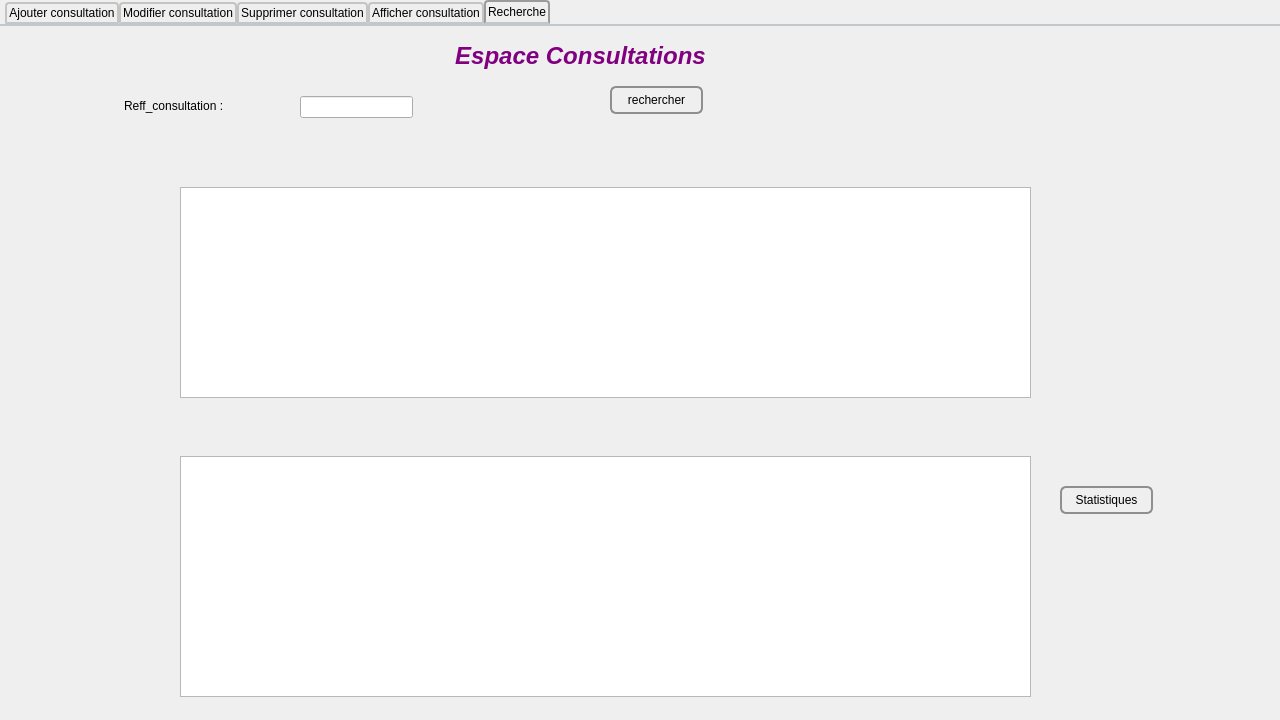
<?xml version="1.0" encoding="UTF-8"?>
<ui version="4.0">
 <class>Consultations</class>
 <widget class="QDialog" name="Consultations">
  <property name="geometry">
   <rect>
    <x>0</x>
    <y>0</y>
    <width>1280</width>
    <height>720</height>
   </rect>
  </property>
  <property name="minimumSize">
   <size>
    <width>1280</width>
    <height>720</height>
   </size>
  </property>
  <property name="maximumSize">
   <size>
    <width>1280</width>
    <height>720</height>
   </size>
  </property>
  <property name="baseSize">
   <size>
    <width>1280</width>
    <height>720</height>
   </size>
  </property>
  <property name="windowTitle">
   <string>MED++</string>
  </property>
  <widget class="QTabWidget" name="tabWidget">
   <property name="geometry">
    <rect>
     <x>0</x>
     <y>0</y>
     <width>1281</width>
     <height>721</height>
    </rect>
   </property>
   <property name="maximumSize">
    <size>
     <width>16777215</width>
     <height>16777215</height>
    </size>
   </property>
   <property name="styleSheet">
    <string notr="true">QTabWidget::pane { /* The tab widget frame */
    border-top: 2px solid #C2C7CB;
}

QTabWidget::tab-bar {
    left: 5px; /* move to the right by 5px */
}

/* Style the tab using the tab sub-control. Note that
    it reads QTabBar _not_ QTabWidget */
QTabBar::tab {
    background: qlineargradient(x1: 0, y1: 0, x2: 0, y2: 1,
                                stop: 0 #E1E1E1, stop: 0.4 #DDDDDD,
                                stop: 0.5 #D8D8D8, stop: 1.0 #D3D3D3);
    border: 2px solid #C4C4C3;
    border-bottom-color: #C2C7CB; /* same as the pane color */
    border-top-left-radius: 4px;
    border-top-right-radius: 4px;
    min-width: 8ex;
    padding: 2px;
}

QTabBar::tab:selected, QTabBar::tab:hover {
    background: qlineargradient(x1: 0, y1: 0, x2: 0, y2: 1,
                                stop: 0 #fafafa, stop: 0.4 #f4f4f4,
                                stop: 0.5 #e7e7e7, stop: 1.0 #fafafa);
}

QTabBar::tab:selected {
    border-color: #9B9B9B;
    border-bottom-color: #C2C7CB; /* same as pane color */
}

QTabBar::tab:!selected {
    margin-top: 2px; /* make non-selected tabs look smaller */
}</string>
   </property>
   <property name="currentIndex">
    <number>4</number>
   </property>
   <widget class="QWidget" name="tab">
    <attribute name="title">
     <string>Ajouter consultation</string>
    </attribute>
    <widget class="QWidget" name="widget" native="true">
     <property name="geometry">
      <rect>
       <x>0</x>
       <y>0</y>
       <width>1281</width>
       <height>701</height>
      </rect>
     </property>
     <property name="styleSheet">
      <string notr="true">QWidget#widget
{
	background-image: url(:/Ajouter Consultation.png);
}</string>
     </property>
     <widget class="QLineEdit" name="line_reff">
      <property name="geometry">
       <rect>
        <x>150</x>
        <y>229</y>
        <width>171</width>
        <height>21</height>
       </rect>
      </property>
      <property name="styleSheet">
       <string notr="true">QLineEdit:read-only {
background: lightblue;
}</string>
      </property>
     </widget>
     <widget class="QLineEdit" name="line_pat">
      <property name="geometry">
       <rect>
        <x>150</x>
        <y>290</y>
        <width>171</width>
        <height>21</height>
       </rect>
      </property>
     </widget>
     <widget class="QLineEdit" name="line_sym">
      <property name="geometry">
       <rect>
        <x>490</x>
        <y>290</y>
        <width>231</width>
        <height>21</height>
       </rect>
      </property>
      <property name="styleSheet">
       <string notr="true">QLineEdit:read-only {
background: lightblue;
}</string>
      </property>
     </widget>
     <widget class="QLineEdit" name="line_exa">
      <property name="geometry">
       <rect>
        <x>250</x>
        <y>340</y>
        <width>471</width>
        <height>31</height>
       </rect>
      </property>
      <property name="styleSheet">
       <string notr="true">QLineEdit:read-only {
background: lightblue;
}</string>
      </property>
      <property name="alignment">
       <set>Qt::AlignLeading|Qt::AlignLeft|Qt::AlignTop</set>
      </property>
     </widget>
     <widget class="QLineEdit" name="line_res">
      <property name="geometry">
       <rect>
        <x>360</x>
        <y>490</y>
        <width>361</width>
        <height>41</height>
       </rect>
      </property>
      <property name="styleSheet">
       <string notr="true">QLineEdit:read-only {
background: lightblue;
}</string>
      </property>
      <property name="alignment">
       <set>Qt::AlignLeading|Qt::AlignLeft|Qt::AlignTop</set>
      </property>
     </widget>
     <widget class="QLineEdit" name="line_dia">
      <property name="geometry">
       <rect>
        <x>180</x>
        <y>630</y>
        <width>281</width>
        <height>31</height>
       </rect>
      </property>
      <property name="styleSheet">
       <string notr="true">QLineEdit:read-only {
background: lightblue;
}</string>
      </property>
     </widget>
     <widget class="QWidget" name="widget_5" native="true">
      <property name="geometry">
       <rect>
        <x>1150</x>
        <y>80</y>
        <width>120</width>
        <height>41</height>
       </rect>
      </property>
      <widget class="QPushButton" name="pushButton">
       <property name="geometry">
        <rect>
         <x>0</x>
         <y>0</y>
         <width>121</width>
         <height>41</height>
        </rect>
       </property>
       <property name="styleSheet">
        <string notr="true">QPushButton{
border-style:solid;

background-color:#AARRGGBB ;
color:#fff;
border-radius:7px;
}

</string>
       </property>
       <property name="text">
        <string/>
       </property>
      </widget>
     </widget>
     <widget class="QWidget" name="widget_6" native="true">
      <property name="geometry">
       <rect>
        <x>1140</x>
        <y>410</y>
        <width>120</width>
        <height>41</height>
       </rect>
      </property>
      <widget class="QPushButton" name="pushButton_2">
       <property name="geometry">
        <rect>
         <x>0</x>
         <y>0</y>
         <width>121</width>
         <height>41</height>
        </rect>
       </property>
       <property name="styleSheet">
        <string notr="true">QPushButton{
border-style:solid;

background-color:#AARRGGBB ;
color:#fff;
border-radius:7px;
}


QPushButton:pressed {
    background-color: qlineargradient(x1: 0, y1: 0, x2: 0, y2: 1,
                                      stop: 0 #dadbde, stop: 1 #f6f7fa);
}

</string>
       </property>
       <property name="text">
        <string/>
       </property>
       <property name="icon">
        <iconset resource="reosurces.qrc">
         <normaloff>:/icon.png</normaloff>:/icon.png</iconset>
       </property>
      </widget>
     </widget>
     <widget class="QDateEdit" name="dateEdit">
      <property name="geometry">
       <rect>
        <x>560</x>
        <y>230</y>
        <width>111</width>
        <height>22</height>
       </rect>
      </property>
      <property name="styleSheet">
       <string notr="true">
QDateEdit::drop-down {
	subcontrol-origin: padding;
	subcontrol-position: top right;
	width: 15px;
 
	border-left-width: 1px;
	border-left-color: darkgray;
	border-left-style: solid;
	border-top-right-radius: 3px;
	border-bottom-right-radius: 3px;
}
QDateEdit {
	border: 2px solid lightgray;
	border-radius: 5px;
}


</string>
      </property>
     </widget>
     <widget class="QTextEdit" name="textEdit1">
      <property name="geometry">
       <rect>
        <x>850</x>
        <y>430</y>
        <width>251</width>
        <height>241</height>
       </rect>
      </property>
      <property name="styleSheet">
       <string notr="true">border-width:2px;
border-style:solid;
border-color:darkblue;</string>
      </property>
     </widget>
     <widget class="QPushButton" name="pushButton_9">
      <property name="geometry">
       <rect>
        <x>1120</x>
        <y>580</y>
        <width>93</width>
        <height>28</height>
       </rect>
      </property>
      <property name="styleSheet">
       <string notr="true">QPushButton {
    border: 2px solid #8f8f91;
    border-radius: 6px;
    background-color: qlineargradient(x1: 0, y1: 0, x2: 0, y2: 1,
                                      stop: 0 #f6f7fa, stop: 1 #dadbde);
    min-width: 80px;
}
QPushButton:pressed {
    background-color: qlineargradient(x1: 0, y1: 0, x2: 0, y2: 1,
                                      stop: 0 #dadbde, stop: 1 #f6f7fa);
}

QPushButton:flat {
    border: none; /* no border for a flat push button */
}

QPushButton:default {
    border-color: navy; /* make the default button prominent */
}
QPushButton:open { /* when the button has its menu open */
    background-color: qlineargradient(x1: 0, y1: 0, x2: 0, y2: 1,
                                      stop: 0 #dadbde, stop: 1 #f6f7fa);
}

QPushButton::menu-indicator {
    image: url(menu_indicator.png);
    subcontrol-origin: padding;
    subcontrol-position: bottom right;
}

QPushButton::menu-indicator:pressed, QPushButton::menu-indicator:open {
    position: relative;
    top: 2px; left: 2px; /* shift the arrow by 2 px */
}</string>
      </property>
      <property name="text">
       <string>Imprimer</string>
      </property>
     </widget>
     <widget class="QComboBox" name="comboBox_2">
      <property name="geometry">
       <rect>
        <x>150</x>
        <y>290</y>
        <width>171</width>
        <height>22</height>
       </rect>
      </property>
      <property name="styleSheet">
       <string notr="true">border-width:2px;
border-style:solid;
border-color:darkblue;

border-radius: 3px;
padding: 1px 18px 1px 3px;
min-width: 6em;

background: qlineargradient(x1: 0, y1: 0, x2: 0, y2: 1,
                       stop: 0 #D3D3D3, stop: 0.4 #D8D8D8,
                       stop: 0.5 #DDDDDD, stop: 1.0 #E1E1E1);


padding-top: 3px;
padding-left: 4px;

subcontrol-origin: padding;
subcontrol-position: top right;
width: 15px;

border-left-width: 1px;
border-left-color: darkgray;
border-left-style: solid; 
border-top-right-radius: 3px; 
border-bottom-right-radius: 3px;

top: 1px;
left: 1px;

border: 2px solid darkgray;
selection-background-color: lightgray;</string>
      </property>
     </widget>
     <widget class="QPushButton" name="pushButton_10">
      <property name="geometry">
       <rect>
        <x>1120</x>
        <y>540</y>
        <width>93</width>
        <height>28</height>
       </rect>
      </property>
      <property name="styleSheet">
       <string notr="true">QPushButton {
    border: 2px solid #8f8f91;
    border-radius: 6px;
    background-color: qlineargradient(x1: 0, y1: 0, x2: 0, y2: 1,
                                      stop: 0 #f6f7fa, stop: 1 #dadbde);
    min-width: 80px;
}
QPushButton:pressed {
    background-color: qlineargradient(x1: 0, y1: 0, x2: 0, y2: 1,
                                      stop: 0 #dadbde, stop: 1 #f6f7fa);
}

QPushButton:flat {
    border: none; /* no border for a flat push button */
}

QPushButton:default {
    border-color: navy; /* make the default button prominent */
}
QPushButton:open { /* when the button has its menu open */
    background-color: qlineargradient(x1: 0, y1: 0, x2: 0, y2: 1,
                                      stop: 0 #dadbde, stop: 1 #f6f7fa);
}

QPushButton::menu-indicator {
    image: url(menu_indicator.png);
    subcontrol-origin: padding;
    subcontrol-position: bottom right;
}

QPushButton::menu-indicator:pressed, QPushButton::menu-indicator:open {
    position: relative;
    top: 2px; left: 2px; /* shift the arrow by 2 px */
}</string>
      </property>
      <property name="text">
       <string>sauvegarder</string>
      </property>
     </widget>
     <widget class="QLabel" name="label_4">
      <property name="geometry">
       <rect>
        <x>930</x>
        <y>390</y>
        <width>91</width>
        <height>20</height>
       </rect>
      </property>
      <property name="text">
       <string>&lt;html&gt;&lt;head/&gt;&lt;body&gt;&lt;p align=&quot;center&quot;&gt;&lt;span style=&quot; font-size:12pt; font-weight:600; color:#55aa00;&quot;&gt;NOTE:&lt;/span&gt;&lt;/p&gt;&lt;/body&gt;&lt;/html&gt;</string>
      </property>
     </widget>
     <widget class="QLabel" name="label_3">
      <property name="geometry">
       <rect>
        <x>340</x>
        <y>0</y>
        <width>341</width>
        <height>41</height>
       </rect>
      </property>
      <property name="text">
       <string>&lt;html&gt;&lt;head/&gt;&lt;body&gt;&lt;p align=&quot;center&quot;&gt;&lt;span style=&quot; font-size:xx-large; font-weight:600; font-style:italic; color:#800080;&quot;&gt;Espace Consultations&lt;/span&gt;&lt;/p&gt;&lt;/body&gt;&lt;/html&gt;</string>
      </property>
     </widget>
    </widget>
   </widget>
   <widget class="QWidget" name="tab_2">
    <attribute name="title">
     <string>Modifier consultation</string>
    </attribute>
    <widget class="QWidget" name="widget_2" native="true">
     <property name="geometry">
      <rect>
       <x>0</x>
       <y>0</y>
       <width>1281</width>
       <height>701</height>
      </rect>
     </property>
     <property name="styleSheet">
      <string notr="true">QWidget#widget_2
{
	background-image: url(:/ModifierConsultation.png);
}</string>
     </property>
     <widget class="QLineEdit" name="idd">
      <property name="geometry">
       <rect>
        <x>150</x>
        <y>280</y>
        <width>171</width>
        <height>31</height>
       </rect>
      </property>
      <property name="styleSheet">
       <string notr="true">QLineEdit:read-only {
background: lightblue;
}

</string>
      </property>
     </widget>
     <widget class="QLineEdit" name="res_exam">
      <property name="geometry">
       <rect>
        <x>360</x>
        <y>490</y>
        <width>361</width>
        <height>61</height>
       </rect>
      </property>
      <property name="styleSheet">
       <string notr="true">QLineEdit:read-only {
background: lightblue;
}</string>
      </property>
      <property name="alignment">
       <set>Qt::AlignLeading|Qt::AlignLeft|Qt::AlignTop</set>
      </property>
     </widget>
     <widget class="QLineEdit" name="symp">
      <property name="geometry">
       <rect>
        <x>490</x>
        <y>280</y>
        <width>231</width>
        <height>31</height>
       </rect>
      </property>
      <property name="styleSheet">
       <string notr="true">QLineEdit:read-only {
background: lightblue;
}</string>
      </property>
     </widget>
     <widget class="QLineEdit" name="diag">
      <property name="geometry">
       <rect>
        <x>180</x>
        <y>630</y>
        <width>241</width>
        <height>31</height>
       </rect>
      </property>
      <property name="styleSheet">
       <string notr="true">QLineEdit:read-only {
background: lightblue;
}</string>
      </property>
     </widget>
     <widget class="QLineEdit" name="reff_const">
      <property name="geometry">
       <rect>
        <x>150</x>
        <y>229</y>
        <width>171</width>
        <height>21</height>
       </rect>
      </property>
     </widget>
     <widget class="QLineEdit" name="exam">
      <property name="geometry">
       <rect>
        <x>230</x>
        <y>340</y>
        <width>361</width>
        <height>41</height>
       </rect>
      </property>
      <property name="styleSheet">
       <string notr="true">QLineEdit:read-only {
background: lightblue;
}</string>
      </property>
      <property name="alignment">
       <set>Qt::AlignLeading|Qt::AlignLeft|Qt::AlignTop</set>
      </property>
     </widget>
     <widget class="QPushButton" name="pushButton_3">
      <property name="geometry">
       <rect>
        <x>1160</x>
        <y>80</y>
        <width>111</width>
        <height>41</height>
       </rect>
      </property>
      <property name="styleSheet">
       <string notr="true">QPushButton{
border-style:solid;

background-color:#AARRGGBB ;
color:#fff;
border-radius:7px;
}

</string>
      </property>
      <property name="text">
       <string/>
      </property>
     </widget>
     <widget class="QPushButton" name="pushButton_4">
      <property name="geometry">
       <rect>
        <x>1140</x>
        <y>410</y>
        <width>121</width>
        <height>41</height>
       </rect>
      </property>
      <property name="styleSheet">
       <string notr="true">QPushButton{
border-style:solid;

background-color:#AARRGGBB ;
color:#fff;
border-radius:7px;
}

</string>
      </property>
      <property name="text">
       <string/>
      </property>
     </widget>
     <widget class="QDateEdit" name="dateEdit_2">
      <property name="geometry">
       <rect>
        <x>569</x>
        <y>230</y>
        <width>151</width>
        <height>31</height>
       </rect>
      </property>
      <property name="styleSheet">
       <string notr="true">
QDateEdit::drop-down {
	subcontrol-origin: padding;
	subcontrol-position: top right;
	width: 15px;
 
	border-left-width: 1px;
	border-left-color: darkgray;
	border-left-style: solid;
	border-top-right-radius: 3px;
	border-bottom-right-radius: 3px;
}
QDateEdit {
	border: 2px solid lightgray;
	border-radius: 5px;
}


</string>
      </property>
     </widget>
     <widget class="QComboBox" name="comboBox_3">
      <property name="geometry">
       <rect>
        <x>150</x>
        <y>230</y>
        <width>171</width>
        <height>22</height>
       </rect>
      </property>
      <property name="styleSheet">
       <string notr="true">border-width:2px;
border-style:solid;
border-color:darkblue;

border-radius: 3px;
padding: 1px 18px 1px 3px;
min-width: 6em;

background: qlineargradient(x1: 0, y1: 0, x2: 0, y2: 1,
                       stop: 0 #D3D3D3, stop: 0.4 #D8D8D8,
                       stop: 0.5 #DDDDDD, stop: 1.0 #E1E1E1);


padding-top: 3px;
padding-left: 4px;

subcontrol-origin: padding;
subcontrol-position: top right;
width: 15px;

border-left-width: 1px;
border-left-color: darkgray;
border-left-style: solid; 
border-top-right-radius: 3px; 
border-bottom-right-radius: 3px;

top: 1px;
left: 1px;

border: 2px solid darkgray;
selection-background-color: lightgray;

</string>
      </property>
     </widget>
     <widget class="QLabel" name="lc1">
      <property name="geometry">
       <rect>
        <x>350</x>
        <y>0</y>
        <width>291</width>
        <height>41</height>
       </rect>
      </property>
      <property name="text">
       <string>&lt;html&gt;&lt;head/&gt;&lt;body&gt;&lt;p&gt;&lt;span style=&quot; font-size:xx-large; font-weight:600; font-style:italic; color:#800080;&quot;&gt;Espace Consultations&lt;/span&gt;&lt;/p&gt;&lt;/body&gt;&lt;/html&gt;</string>
      </property>
     </widget>
    </widget>
   </widget>
   <widget class="QWidget" name="tab_3">
    <attribute name="title">
     <string>Supprimer consultation</string>
    </attribute>
    <widget class="QWidget" name="widget_3" native="true">
     <property name="geometry">
      <rect>
       <x>0</x>
       <y>0</y>
       <width>1281</width>
       <height>691</height>
      </rect>
     </property>
     <property name="styleSheet">
      <string notr="true">QWidget#widget_3
{
	background-image: url(:/SuppConst.png);
}</string>
     </property>
     <widget class="QLineEdit" name="reff">
      <property name="geometry">
       <rect>
        <x>340</x>
        <y>350</y>
        <width>251</width>
        <height>31</height>
       </rect>
      </property>
      <property name="styleSheet">
       <string notr="true">QLineEdit:read-only {
background: lightblue;
}</string>
      </property>
      <property name="clearButtonEnabled">
       <bool>true</bool>
      </property>
     </widget>
     <widget class="QPushButton" name="pushButton_5">
      <property name="geometry">
       <rect>
        <x>1150</x>
        <y>80</y>
        <width>111</width>
        <height>41</height>
       </rect>
      </property>
      <property name="styleSheet">
       <string notr="true">QPushButton{
border-style:solid;

background-color:#AARRGGBB ;
color:#fff;
border-radius:7px;
}

</string>
      </property>
      <property name="text">
       <string/>
      </property>
     </widget>
     <widget class="QPushButton" name="pushButton_6">
      <property name="geometry">
       <rect>
        <x>1120</x>
        <y>640</y>
        <width>121</width>
        <height>41</height>
       </rect>
      </property>
      <property name="styleSheet">
       <string notr="true">QPushButton{
border-style:solid;

background-color:#AARRGGBB ;
color:#fff;
border-radius:7px;
}

</string>
      </property>
      <property name="text">
       <string/>
      </property>
     </widget>
     <widget class="QLabel" name="lc_2">
      <property name="geometry">
       <rect>
        <x>300</x>
        <y>0</y>
        <width>291</width>
        <height>41</height>
       </rect>
      </property>
      <property name="text">
       <string>&lt;html&gt;&lt;head/&gt;&lt;body&gt;&lt;p&gt;&lt;span style=&quot; font-size:xx-large; font-weight:600; font-style:italic; color:#800080;&quot;&gt;Espace Consultations&lt;/span&gt;&lt;/p&gt;&lt;/body&gt;&lt;/html&gt;</string>
      </property>
     </widget>
    </widget>
   </widget>
   <widget class="QWidget" name="tab_4">
    <attribute name="title">
     <string>Afficher consultation</string>
    </attribute>
    <widget class="QWidget" name="widget_4" native="true">
     <property name="geometry">
      <rect>
       <x>-20</x>
       <y>0</y>
       <width>1281</width>
       <height>691</height>
      </rect>
     </property>
     <property name="styleSheet">
      <string notr="true">QWidget#widget_4 
{
	background-image: url(:/AfficherCnst.png);
}</string>
     </property>
     <widget class="QTableView" name="TabConsultation">
      <property name="geometry">
       <rect>
        <x>90</x>
        <y>240</y>
        <width>981</width>
        <height>291</height>
       </rect>
      </property>
      <property name="styleSheet">
       <string notr="true">QTableView QTableCornerButton::section {
    background: red;
    border: 2px outset red;
}
QTableView {
    selection-background-color: qlineargradient(x1: 0, y1: 0, x2: 0.5, y2: 0.5,
                                stop: 0 #FF92BB, stop: 1 gray);
}
 QScrollBar:vertical {
     border: 2px solid grey;
     background: #32CC99;
     width: 15px;
     margin: 22px 0 22px 0;
 }
 QScrollBar::handle:vertical {
     background: white;
     min-height: 20px;
 }
 QScrollBar::add-line:vertical {
     border: 2px solid grey;
     background: #32CC99;
     height: 20px;
     subcontrol-position: bottom;
     subcontrol-origin: margin;
 }

 QScrollBar::sub-line:vertical {
     border: 2px solid grey;
     background: #32CC99;
     height: 20px;
     subcontrol-position: top;
     subcontrol-origin: margin;
 }
 QScrollBar::up-arrow:vertical, QScrollBar::down-arrow:vertical {
     border: 2px solid grey;
     width: 3px;
     height: 3px;
     background: white;
 }

 QScrollBar::add-page:vertical, QScrollBar::sub-page:vertical {
     background: none;
 }

</string>
      </property>
     </widget>
     <widget class="QPushButton" name="pushButton_7">
      <property name="geometry">
       <rect>
        <x>1150</x>
        <y>80</y>
        <width>111</width>
        <height>41</height>
       </rect>
      </property>
      <property name="styleSheet">
       <string notr="true">QPushButton{
border-style:solid;

background-color:#AARRGGBB ;
color:#fff;
border-radius:7px;
}

</string>
      </property>
      <property name="text">
       <string/>
      </property>
     </widget>
     <widget class="QLabel" name="label_2">
      <property name="geometry">
       <rect>
        <x>30</x>
        <y>200</y>
        <width>81</width>
        <height>21</height>
       </rect>
      </property>
      <property name="font">
       <font>
        <family>Agency FB</family>
        <pointsize>16</pointsize>
       </font>
      </property>
      <property name="text">
       <string>Trier Par : </string>
      </property>
     </widget>
     <widget class="QRadioButton" name="radioButton_2">
      <property name="geometry">
       <rect>
        <x>230</x>
        <y>200</y>
        <width>95</width>
        <height>20</height>
       </rect>
      </property>
      <property name="styleSheet">
       <string notr="true">QRadioButton::indicator {
    width: 13px;
    height: 13px;
}





</string>
      </property>
      <property name="text">
       <string>Date</string>
      </property>
     </widget>
     <widget class="QRadioButton" name="radioButton_3">
      <property name="geometry">
       <rect>
        <x>350</x>
        <y>200</y>
        <width>95</width>
        <height>20</height>
       </rect>
      </property>
      <property name="styleSheet">
       <string notr="true">QRadioButton::indicator {
    width: 13px;
    height: 13px;
}</string>
      </property>
      <property name="text">
       <string>référence</string>
      </property>
     </widget>
     <widget class="QRadioButton" name="radioButton_4">
      <property name="geometry">
       <rect>
        <x>480</x>
        <y>200</y>
        <width>95</width>
        <height>20</height>
       </rect>
      </property>
      <property name="styleSheet">
       <string notr="true">QRadioButton::indicator {
    width: 13px;
    height: 13px;
}</string>
      </property>
      <property name="text">
       <string>identifiant</string>
      </property>
     </widget>
     <widget class="QLabel" name="lc_3">
      <property name="geometry">
       <rect>
        <x>320</x>
        <y>0</y>
        <width>391</width>
        <height>41</height>
       </rect>
      </property>
      <property name="text">
       <string>&lt;html&gt;&lt;head/&gt;&lt;body&gt;&lt;h1 align=&quot;center&quot; style=&quot; margin-top:18px; margin-bottom:12px; margin-left:0px; margin-right:0px; -qt-block-indent:0; text-indent:0px;&quot;&gt;&lt;span style=&quot; font-size:xx-large; font-weight:600; font-style:italic; color:#800080;&quot;&gt;Espace Consultations&lt;/span&gt;&lt;/h1&gt;&lt;/body&gt;&lt;/html&gt;</string>
      </property>
     </widget>
    </widget>
   </widget>
   <widget class="QWidget" name="tab_5">
    <attribute name="title">
     <string>Recherche</string>
    </attribute>
    <widget class="QLineEdit" name="reff_consultation">
     <property name="geometry">
      <rect>
       <x>300</x>
       <y>70</y>
       <width>113</width>
       <height>22</height>
      </rect>
     </property>
     <property name="styleSheet">
      <string notr="true">QLineEdit:read-only {
background: lightblue;
}</string>
     </property>
    </widget>
    <widget class="QLabel" name="label">
     <property name="geometry">
      <rect>
       <x>124</x>
       <y>70</y>
       <width>131</width>
       <height>20</height>
      </rect>
     </property>
     <property name="text">
      <string>Reff_consultation :</string>
     </property>
    </widget>
    <widget class="QTableView" name="tableView_r">
     <property name="geometry">
      <rect>
       <x>180</x>
       <y>161</y>
       <width>851</width>
       <height>211</height>
      </rect>
     </property>
     <property name="styleSheet">
      <string notr="true">QTableView QTableCornerButton::section {
    background: red;
    border: 2px outset red;
}
QTableView {
    selection-background-color: qlineargradient(x1: 0, y1: 0, x2: 0.5, y2: 0.5,
                                stop: 0 #FF92BB, stop: 1 gray);
}
 QScrollBar:vertical {
     border: 2px solid grey;
     background: #32CC99;
     width: 15px;
     margin: 22px 0 22px 0;
 }
 QScrollBar::handle:vertical {
     background: white;
     min-height: 20px;
 }
 QScrollBar::add-line:vertical {
     border: 2px solid grey;
     background: #32CC99;
     height: 20px;
     subcontrol-position: bottom;
     subcontrol-origin: margin;
 }

 QScrollBar::sub-line:vertical {
     border: 2px solid grey;
     background: #32CC99;
     height: 20px;
     subcontrol-position: top;
     subcontrol-origin: margin;
 }
 QScrollBar::up-arrow:vertical, QScrollBar::down-arrow:vertical {
     border: 2px solid grey;
     width: 3px;
     height: 3px;
     background: white;
 }

 QScrollBar::add-page:vertical, QScrollBar::sub-page:vertical {
     background: none;
 }
</string>
     </property>
    </widget>
    <widget class="QPushButton" name="pushButton_8">
     <property name="geometry">
      <rect>
       <x>610</x>
       <y>60</y>
       <width>93</width>
       <height>28</height>
      </rect>
     </property>
     <property name="styleSheet">
      <string notr="true">QPushButton {
    border: 2px solid #8f8f91;
    border-radius: 6px;
    background-color: qlineargradient(x1: 0, y1: 0, x2: 0, y2: 1,
                                      stop: 0 #f6f7fa, stop: 1 #dadbde);
    min-width: 80px;
}
QPushButton:pressed {
    background-color: qlineargradient(x1: 0, y1: 0, x2: 0, y2: 1,
                                      stop: 0 #dadbde, stop: 1 #f6f7fa);
}

QPushButton:flat {
    border: none; /* no border for a flat push button */
}

QPushButton:default {
    border-color: navy; /* make the default button prominent */
}
QPushButton:open { /* when the button has its menu open */
    background-color: qlineargradient(x1: 0, y1: 0, x2: 0, y2: 1,
                                      stop: 0 #dadbde, stop: 1 #f6f7fa);
}

QPushButton::menu-indicator {
    image: url(menu_indicator.png);
    subcontrol-origin: padding;
    subcontrol-position: bottom right;
}

QPushButton::menu-indicator:pressed, QPushButton::menu-indicator:open {
    position: relative;
    top: 2px; left: 2px; /* shift the arrow by 2 px */
}</string>
     </property>
     <property name="text">
      <string>rechercher</string>
     </property>
    </widget>
    <widget class="QLabel" name="lc_4">
     <property name="geometry">
      <rect>
       <x>390</x>
       <y>10</y>
       <width>381</width>
       <height>41</height>
      </rect>
     </property>
     <property name="text">
      <string>&lt;html&gt;&lt;head/&gt;&lt;body&gt;&lt;p align=&quot;center&quot;&gt;&lt;span style=&quot; font-size:xx-large; font-weight:600; font-style:italic; color:#800080;&quot;&gt;Espace Consultations&lt;/span&gt;&lt;/p&gt;&lt;/body&gt;&lt;/html&gt;</string>
     </property>
    </widget>
    <widget class="QPushButton" name="statistiques">
     <property name="geometry">
      <rect>
       <x>1060</x>
       <y>460</y>
       <width>93</width>
       <height>28</height>
      </rect>
     </property>
     <property name="styleSheet">
      <string notr="true">QPushButton {
    border: 2px solid #8f8f91;
    border-radius: 6px;
    background-color: qlineargradient(x1: 0, y1: 0, x2: 0, y2: 1,
                                      stop: 0 #f6f7fa, stop: 1 #dadbde);
    min-width: 80px;
}
QPushButton:pressed {
    background-color: qlineargradient(x1: 0, y1: 0, x2: 0, y2: 1,
                                      stop: 0 #dadbde, stop: 1 #f6f7fa);
}

QPushButton:flat {
    border: none; /* no border for a flat push button */
}

QPushButton:default {
    border-color: navy; /* make the default button prominent */
}
QPushButton:open { /* when the button has its menu open */
    background-color: qlineargradient(x1: 0, y1: 0, x2: 0, y2: 1,
                                      stop: 0 #dadbde, stop: 1 #f6f7fa);
}

QPushButton::menu-indicator {
    image: url(menu_indicator.png);
    subcontrol-origin: padding;
    subcontrol-position: bottom right;
}

QPushButton::menu-indicator:pressed, QPushButton::menu-indicator:open {
    position: relative;
    top: 2px; left: 2px; /* shift the arrow by 2 px */
}QPushButton {
    border: 2px solid #8f8f91;
    border-radius: 6px;
    background-color: qlineargradient(x1: 0, y1: 0, x2: 0, y2: 1,
                                      stop: 0 #f6f7fa, stop: 1 #dadbde);
    min-width: 80px;
}
QPushButton:pressed {
    background-color: qlineargradient(x1: 0, y1: 0, x2: 0, y2: 1,
                                      stop: 0 #dadbde, stop: 1 #f6f7fa);
}

QPushButton:flat {
    border: none; /* no border for a flat push button */
}

QPushButton:default {
    border-color: navy; /* make the default button prominent */
}
QPushButton:open { /* when the button has its menu open */
    background-color: qlineargradient(x1: 0, y1: 0, x2: 0, y2: 1,
                                      stop: 0 #dadbde, stop: 1 #f6f7fa);
}

QPushButton::menu-indicator {
    image: url(menu_indicator.png);
    subcontrol-origin: padding;
    subcontrol-position: bottom right;
}

QPushButton::menu-indicator:pressed, QPushButton::menu-indicator:open {
    position: relative;
    top: 2px; left: 2px; /* shift the arrow by 2 px */
}</string>
     </property>
     <property name="text">
      <string>Statistiques</string>
     </property>
    </widget>
    <widget class="QTableView" name="tablestat">
     <property name="geometry">
      <rect>
       <x>180</x>
       <y>430</y>
       <width>851</width>
       <height>241</height>
      </rect>
     </property>
    </widget>
   </widget>
  </widget>
 </widget>
 <resources>
  <include location="reosurces.qrc"/>
 </resources>
 <connections/>
</ui>
